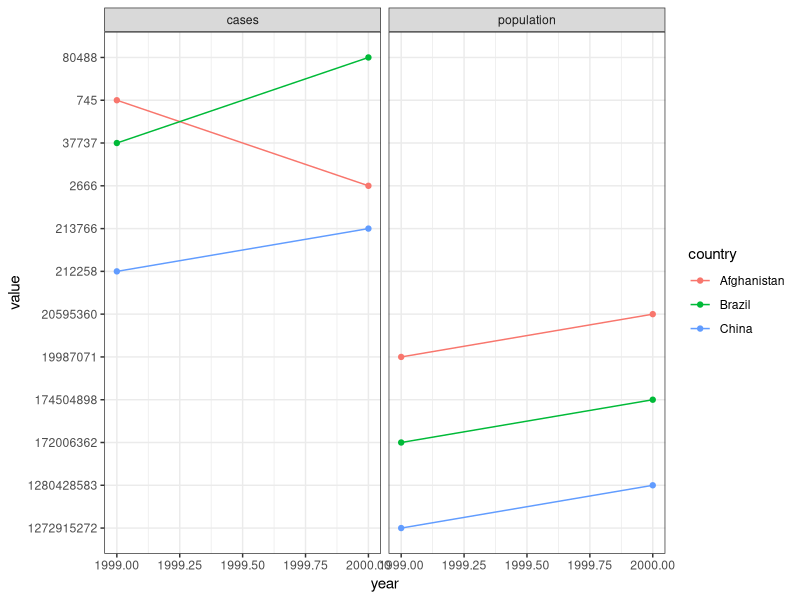
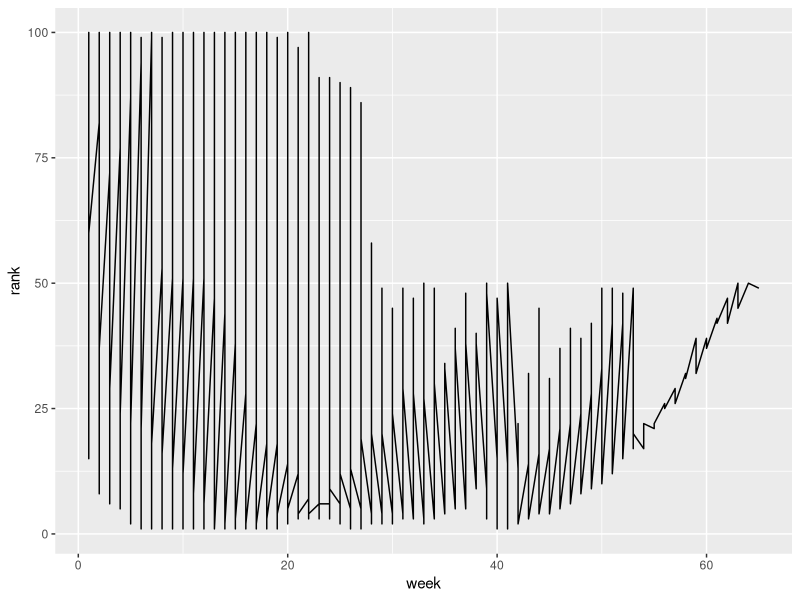

Write the R code that produced these figures, in order.
## ---- chunk 1
knitr::opts_chunk$set(echo = TRUE)
## ---- chunk 2
library(tidyverse)
tidydata <- tribble(
~country,  ~year,  ~cases, ~population,
"Afghanistan",  1999,    745,   19987071,
"Afghanistan",  2000,   2666,   20595360,
"Brazil", 1999,  37737,  172006362,
"Brazil",  2000,  80488,  174504898,
"China", 1999, 212258, 1272915272,
"China",  2000, 213766, 1280428583)
tidydata


nontidydata <- tribble(
 ~country,~year,~rate,
"Afghanistan",  1999, "745/19987071",
"Afghanistan",  2000, "2666/20595360",
"Brazil", 1999, "37737/172006362",
"Brazil", 2000, "80488/174504898",
"China", 1999, "212258/1272915272",
"China", 2000, "213766/1280428583")
nontidydata
## ---- chunk 3
nontidydata

tidieddata <- nontidydata %>%
  separate(rate, into = c("cases", 
                          "population"),
  sep = "/")
tidieddata

## ---- chunk 4
newtidieddata <- tidieddata %>%
  pivot_longer(
    cols = cases:population,
    names_to = "measurement",
    values_to = "value"
  )
newtidieddata
## ---- chunk 5
ggplot(newtidieddata) +
  aes(x=year,y=value, colour=country) +
  geom_point() +
  geom_line(aes(group = country))+
  facet_wrap(~measurement) +
  theme_bw()
## ---- chunk 6
df <- tribble(
  ~id,  ~bp1, ~bp2,
   "A",  100,  120,
   "B",  140,  115,
   "C",  120,  125
) 
df

df %>%
  pivot_longer(
    cols = bp1:bp2,
    names_to = "measurement",
    values_to = "value"
)

## ---- chunk 7
newtidieddata

newtidieddata %>%
  pivot_wider(names_from="measurement",
              values_from="value")
## ---- chunk 8
df <- tribble(
  ~id, ~measurement, ~value,
  "A",        "bp1",    100,
  "B",        "bp1",    140,
  "B",        "bp2",    115,
  "A",        "bp2",    120,
  "A",        "bp3",    105
) 
df

df %>%
  pivot_wider(
    names_from = measurement,
    values_from = value
  )

## ---- chunk 9
billboard

#Pivoting longer 

newbillboard<- billboard %>% pivot_longer(
cols = starts_with("wk"), 
names_to = "week", 
values_to = "rank"
) 
newbillboard

#Data Cleaning
newbillboard<- billboard %>% pivot_longer(
cols = starts_with("wk"), 
names_to = "week", 
values_to = "rank", 
values_drop_na = TRUE
) 

newbillboard 

#Column to have only numbers of the week
newbillboard <- newbillboard %>% mutate(week = parse_number(week))
newbillboard

#Plotting 
ggplot(newbillboard, aes(x = week, y = rank)) +
  geom_line()

## ---- chunk 10

cms_patient_experience

#Pivoting Wider
newcms_patient_experience <- cms_patient_experience %>%
  pivot_wider(names_from="measure_cd",
              values_from="prf_rate")
newcms_patient_experience

#Pivoting Wider
newcms_patient_experience <- cms_patient_experience %>%
  pivot_wider(names_from="measure_cd",
              values_from="prf_rate", 
              id_cols = starts_with("org")
              )
newcms_patient_experience
